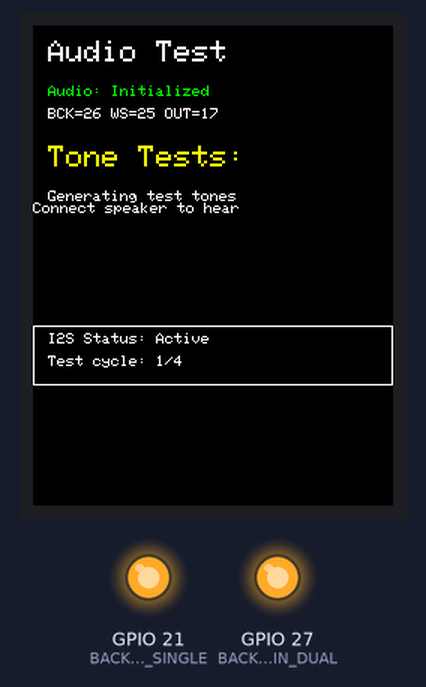
This sketch was run on a simulated ESP32. Shown: 240×320 colour display, output pins drawn as LEDs (lit = HIGH). I2S audio is not simulated (input reads silence); what the sketch prints to the serial monitor is not drawn.

Above: at 1.3 s.
At 2.1 s:
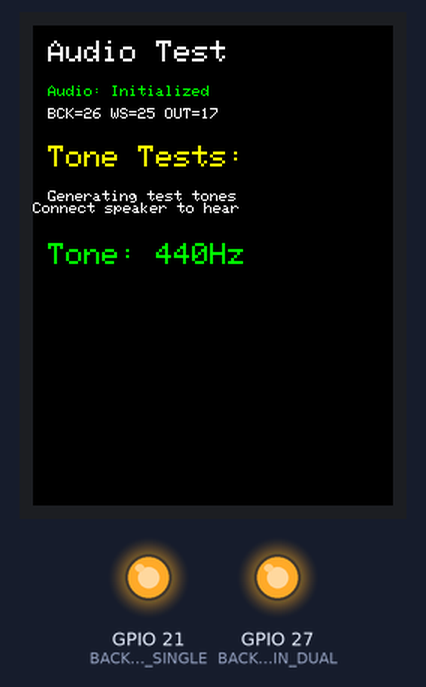
At 2.6 s:
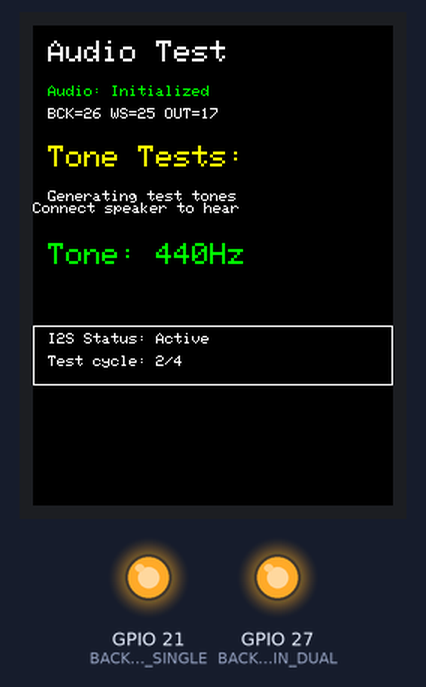
At 4.6 s:
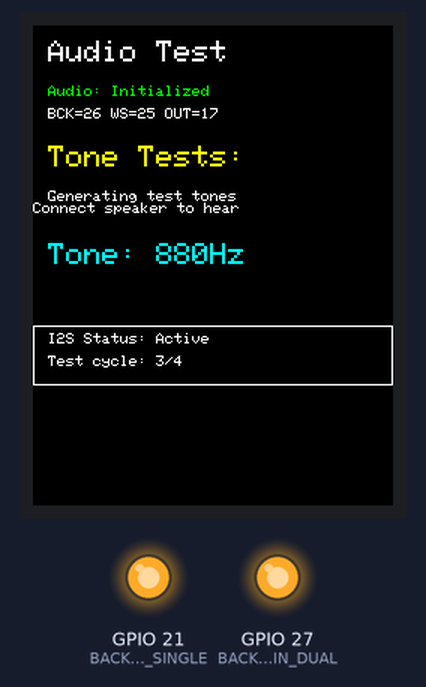
At 6.6 s:
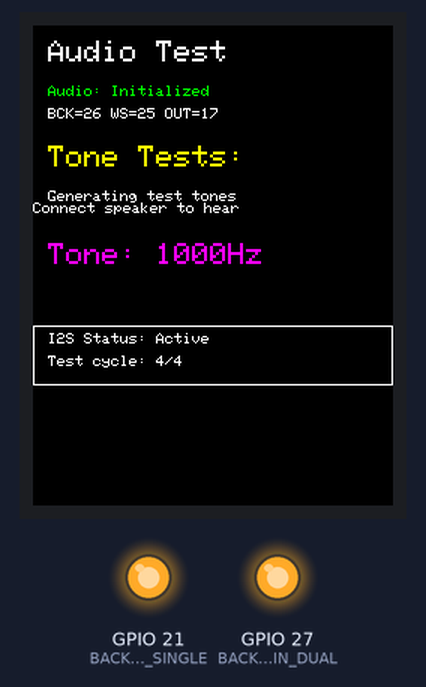
At 8.6 s:
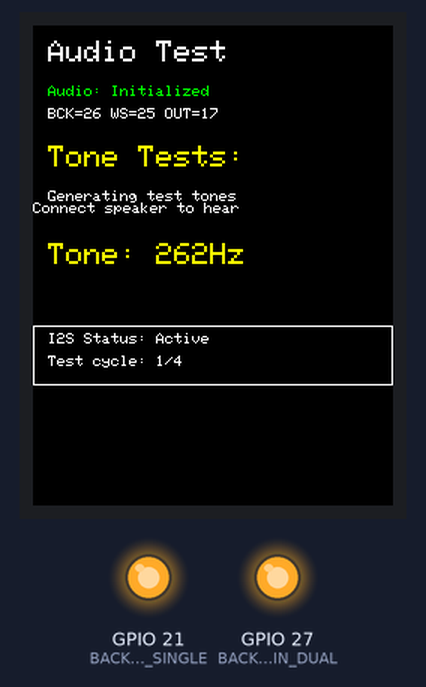

The sketch:

audio-test.ino
```cpp
// Audio Test Sketch for CYD
// Simple I2S test with tone generation

#include <TFT_eSPI.h>
#include <driver/i2s.h>

// Backlight pins
#define BACKLIGHT_PIN_SINGLE 21
#define BACKLIGHT_PIN_DUAL   27

// I2S pins for CYD
#define I2S_BCK  26
#define I2S_WS   25
#define I2S_DOUT 17

TFT_eSPI tft = TFT_eSPI();

// I2S configuration
#define SAMPLE_RATE 8000
#define I2S_NUM I2S_NUM_0

void setup() {
  Serial.begin(115200);
  delay(1000);

  Serial.println("\nCYD Audio Test v1.0");
  Serial.println("===================");

  // Initialize display
  tft.begin();

  // Enable backlight (try both pins)
  pinMode(BACKLIGHT_PIN_SINGLE, OUTPUT);
  pinMode(BACKLIGHT_PIN_DUAL, OUTPUT);
  digitalWrite(BACKLIGHT_PIN_SINGLE, HIGH);
  digitalWrite(BACKLIGHT_PIN_DUAL, HIGH);

  // Display header
  tft.fillScreen(TFT_BLACK);
  tft.setTextColor(TFT_WHITE, TFT_BLACK);
  tft.setTextSize(2);
  tft.setCursor(10, 10);
  tft.println("Audio Test");

  // Initialize I2S
  tft.setTextSize(1);
  tft.setCursor(10, 40);
  Serial.println("Initializing I2S audio...");

  if (initI2S()) {
    Serial.println("I2S initialized successfully");
    tft.setTextColor(TFT_GREEN, TFT_BLACK);
    tft.println("Audio: Initialized");
  } else {
    Serial.println("I2S initialization failed");
    tft.setTextColor(TFT_RED, TFT_BLACK);
    tft.println("Audio: Failed");
    return;
  }

  Serial.print("I2S Pins: BCK=");
  Serial.print(I2S_BCK);
  Serial.print(", WS=");
  Serial.print(I2S_WS);
  Serial.print(", DOUT=");
  Serial.println(I2S_DOUT);

  tft.setCursor(10, 55);
  tft.setTextColor(TFT_WHITE, TFT_BLACK);
  tft.print("BCK=");
  tft.print(I2S_BCK);
  tft.print(" WS=");
  tft.print(I2S_WS);
  tft.print(" OUT=");
  tft.println(I2S_DOUT);

  // Display test info
  tft.setCursor(10, 80);
  tft.setTextSize(2);
  tft.setTextColor(TFT_YELLOW, TFT_BLACK);
  tft.println("Tone Tests:");

  tft.setTextSize(1);
  tft.setCursor(10, 110);
  tft.setTextColor(TFT_WHITE, TFT_BLACK);
  tft.println("Generating test tones");
  tft.println("Connect speaker to hear");

  Serial.println("\nAudio test ready");
  Serial.println("Generating test tones...");
}

bool initI2S() {
  // I2S configuration
  i2s_config_t i2s_config = {
    .mode = (i2s_mode_t)(I2S_MODE_MASTER | I2S_MODE_TX),
    .sample_rate = SAMPLE_RATE,
    .bits_per_sample = I2S_BITS_PER_SAMPLE_16BIT,
    .channel_format = I2S_CHANNEL_FMT_RIGHT_LEFT,
    .communication_format = I2S_COMM_FORMAT_STAND_I2S,
    .intr_alloc_flags = ESP_INTR_FLAG_LEVEL1,
    .dma_buf_count = 8,
    .dma_buf_len = 64,
    .use_apll = false,
    .tx_desc_auto_clear = true,
    .fixed_mclk = 0
  };

  // I2S pin configuration
  i2s_pin_config_t pin_config = {
    .bck_io_num = I2S_BCK,
    .ws_io_num = I2S_WS,
    .data_out_num = I2S_DOUT,
    .data_in_num = I2S_PIN_NO_CHANGE
  };

  // Install and start I2S driver
  esp_err_t err = i2s_driver_install(I2S_NUM, &i2s_config, 0, NULL);
  if (err != ESP_OK) {
    Serial.print("Failed to install I2S driver: ");
    Serial.println(err);
    return false;
  }

  err = i2s_set_pin(I2S_NUM, &pin_config);
  if (err != ESP_OK) {
    Serial.print("Failed to set I2S pins: ");
    Serial.println(err);
    return false;
  }

  return true;
}

void generateTone(int frequency, int duration_ms) {
  int samples = (SAMPLE_RATE * duration_ms) / 1000;
  int16_t* buffer = (int16_t*)malloc(samples * sizeof(int16_t) * 2); // Stereo

  if (buffer == NULL) {
    Serial.println("Failed to allocate audio buffer");
    return;
  }

  // Generate sine wave
  for (int i = 0; i < samples; i++) {
    float angle = 2.0 * PI * frequency * i / SAMPLE_RATE;
    int16_t sample = (int16_t)(sin(angle) * 10000); // Amplitude
    buffer[i * 2] = sample;     // Left channel
    buffer[i * 2 + 1] = sample; // Right channel
  }

  // Write to I2S
  size_t bytes_written;
  i2s_write(I2S_NUM, buffer, samples * sizeof(int16_t) * 2, &bytes_written, portMAX_DELAY);

  free(buffer);
}

void loop() {
  static uint32_t testTimer = 0;
  static int testPhase = 0;

  if (millis() - testTimer > 2000) {
    testTimer = millis();

    // Clear test area
    tft.fillRect(0, 140, 240, 100, TFT_BLACK);
    tft.setCursor(10, 145);
    tft.setTextSize(2);

    switch(testPhase) {
      case 0:
        Serial.println("Playing 440Hz tone (A4)");
        tft.setTextColor(TFT_GREEN, TFT_BLACK);
        tft.println("Tone: 440Hz");
        generateTone(440, 500);
        break;

      case 1:
        Serial.println("Playing 880Hz tone (A5)");
        tft.setTextColor(TFT_CYAN, TFT_BLACK);
        tft.println("Tone: 880Hz");
        generateTone(880, 500);
        break;

      case 2:
        Serial.println("Playing 1000Hz tone");
        tft.setTextColor(TFT_MAGENTA, TFT_BLACK);
        tft.println("Tone: 1000Hz");
        generateTone(1000, 500);
        break;

      case 3:
        Serial.println("Playing 262Hz tone (C4)");
        tft.setTextColor(TFT_YELLOW, TFT_BLACK);
        tft.println("Tone: 262Hz");
        generateTone(262, 500);
        break;
    }

    testPhase = (testPhase + 1) % 4;
  }

  // Update status
  static uint32_t statusTimer = 0;
  if (millis() - statusTimer > 1000) {
    statusTimer = millis();

    tft.fillRect(0, 200, 240, 40, TFT_BLACK);
    tft.drawRect(0, 200, 240, 40, TFT_WHITE);

    tft.setCursor(10, 205);
    tft.setTextSize(1);
    tft.setTextColor(TFT_WHITE, TFT_BLACK);
    tft.print("I2S Status: Active");

    tft.setCursor(10, 220);
    tft.print("Test cycle: ");
    tft.print(testPhase + 1);
    tft.print("/4");
  }
}
```

Measured:
- by itself, everything shown: repeats every 8.0 s, in 8 steps
- what the display in image 0 shows lasts 0.7 s, from 1.3 s to 2.0 s
- what the display in image 1 shows lasts 0.5 s, from 2.0 s to 2.5 s
- what the display in image 2 shows lasts 1.5 s, from 2.5 s to 4.0 s
